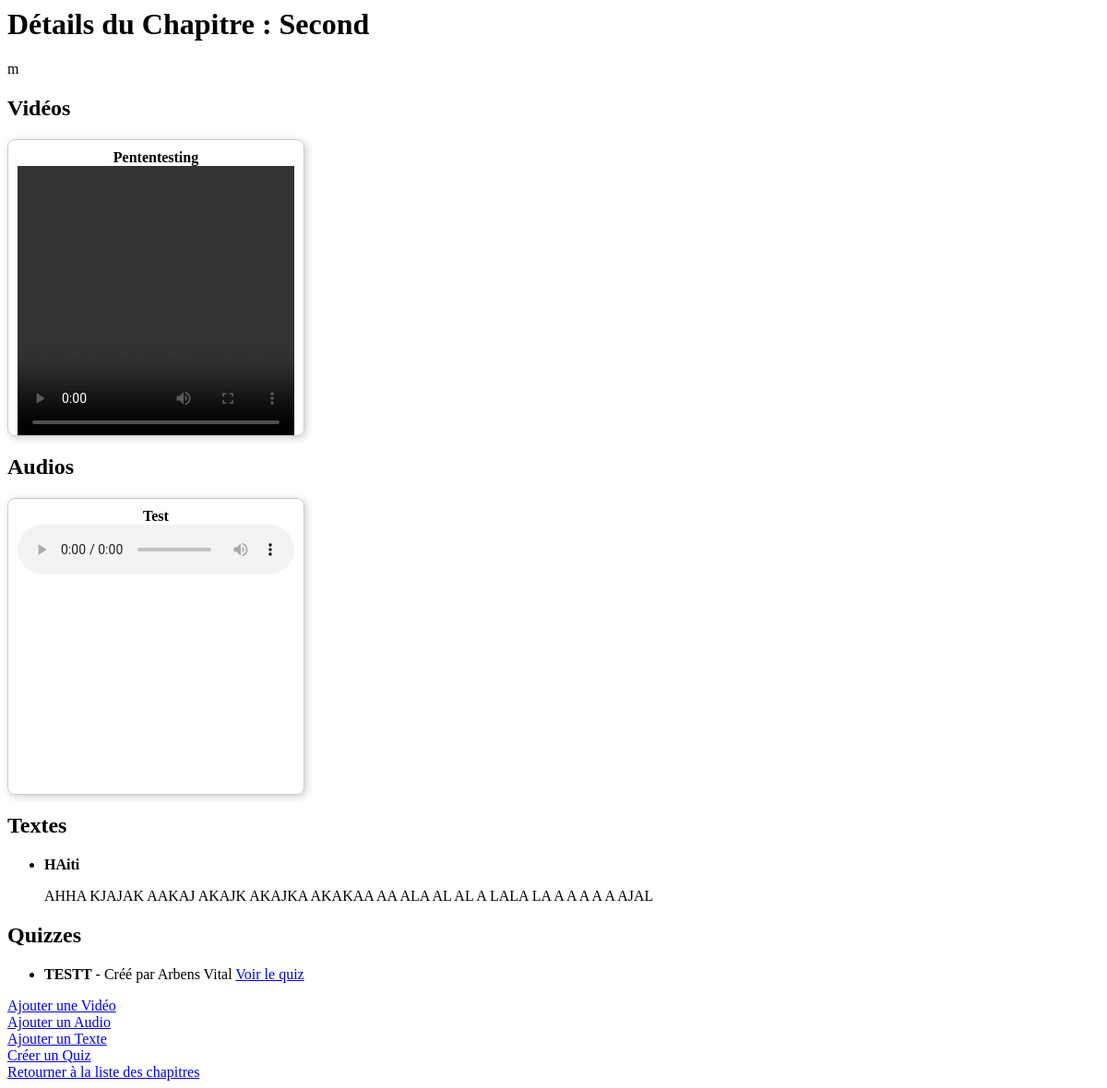
Screenshot of /chapitre/3/ (signed in) with the database file from the repository.
### utilisateurs/models.py (models this page shows, shortened)
class Chapitre(models.Model):
    cours = models.ForeignKey(Course, on_delete=models.CASCADE)
    nom_chapitre = models.CharField(max_length=255)
    description = models.CharField(max_length=255)

class Video(models.Model):
    chapitre = models.ForeignKey(Chapitre, on_delete=models.CASCADE)
    titre = models.CharField(max_length=500)
    contenu = models.FileField(upload_to='videos/')
    date_added = models.DateTimeField(auto_now_add=True)

class Audio(models.Model):
    chapitre = models.ForeignKey(Chapitre, on_delete=models.CASCADE)
    titre = models.CharField(max_length=500)
    contenu = models.FileField(upload_to='audios/')
    date_added = models.DateTimeField(auto_now_add=True)

class Texte(models.Model):
    chapitre = models.ForeignKey(Chapitre, on_delete=models.CASCADE)
    titre = models.CharField(max_length=500)
    contenu = models.TextField()
    date_added = models.DateTimeField(auto_now_add=True)

class Quiz(models.Model):
    chapitre = models.ForeignKey(Chapitre, on_delete=models.CASCADE)
    title = models.CharField(max_length=200)
    teacher = models.ForeignKey(Enseignant, on_delete=models.CASCADE)
    created_at = models.DateTimeField(auto_now_add=True)

class Enseignant(models.Model):
    user = models.OneToOneField(User, on_delete=models.CASCADE, related_name='enseignant')
    bio = models.TextField(blank=True)

class User(AbstractBaseUser, PermissionsMixin):
    email = models.EmailField(unique=True)
    prenom = models.CharField(max_length=100)
    nom = models.CharField(max_length=100)
    numero = models.CharField(max_length=15, blank=True)
    is_active = models.BooleanField(default=True)
    is_staff = models.BooleanField(default=False)
    objects = UserManager()
    USERNAME_FIELD = 'email'  # L'email est utilisé comme champ d'authentification principal
    REQUIRED_FIELDS = ['prenom', 'nom']  # Pas besoin de username
    groups = models.ManyToManyField(Group, related_name='utilisateur_groups', blank=True)
    user_permissions = models.ManyToManyField(Permission, related_name='utilisateur_permissions', blank=True)

### utilisateurs/views.py (the view)
# urls.py: path('chapitre/<int:chapitre_id>/', utilisateurs_views.chapitre_detail, name='chapitre_detail'),
@login_required
def chapitre_detail(request, chapitre_id):
    chapitre = get_object_or_404(Chapitre, id=chapitre_id)
    videos = Video.objects.filter(chapitre=chapitre)
    audios = Audio.objects.filter(chapitre=chapitre)
    textes = Texte.objects.filter(chapitre=chapitre)
    quizzes = Quiz.objects.filter(chapitre=chapitre)
    context = {
        'chapitre': chapitre,
        'videos': videos,
        'audios': audios,
        'textes': textes,
        'quizzes': quizzes,
    }
    return render(request, 'Enseignant/chapitre_detail.html', context)

### utilisateurs/templates/Enseignant/chapitre_detail.html (shortened to what this page needs)
<h1>Détails du Chapitre : {{ chapitre.nom_chapitre }}</h1>
<p>{{ chapitre.description }}</p>
<h2>Vidéos</h2>
<div class="media-container">
    {% for video in videos %}
        <div class="media-box">
            <strong>{{ video.titre }}</strong>
            <video width="300" height="300" controls>
                <source src="{{ video.contenu.url }}" type="video/mp4">
            </video>
        </div>
    {% empty %}
        <p>Aucune vidéo disponible pour ce chapitre.</p>
    {% endfor %}
</div>
<h2>Audios</h2>
<div class="media-container">
    {% for audio in audios %}
        <div class="media-box">
            <strong>{{ audio.titre }}</strong>
            <audio controls>
                <source src="{{ audio.contenu.url }}" type="audio/mpeg">
            </audio>
        </div>
    {% empty %}
        <p>Aucun audio disponible pour ce chapitre.</p>
    {% endfor %}
</div>
<h2>Textes</h2>
<ul>
    {% for texte in textes %}
        <li>
            <strong>{{ texte.titre }}</strong>
            <p>{{ texte.contenu }}</p>
        </li>
    {% empty %}
        <li>Aucun texte disponible.</li>
    {% endfor %}
</ul>
<h2>Quizzes</h2>
<ul>
    {% for quiz in quizzes %}
        <li>
            <strong>{{ quiz.title }}</strong> - Créé par {{ quiz.teacher.user.prenom }} {{ quiz.teacher.user.nom }}
            <a href="{% url 'quiz_detail' quiz.id %}">Voir le quiz</a>
        </li>
    {% empty %}
        <li>Aucun quiz disponible.</li>
    {% endfor %}
</ul>
<a href="{% url 'create_video' chapitre.id %}">Ajouter une Vidéo</a> <br>
<a href="{% url 'create_audio' chapitre.id %}">Ajouter un Audio</a> <br>
<a href="{% url 'create_texte' chapitre.id %}">Ajouter un Texte</a> <br>
<a href="{% url 'create_quiz' chapitre.id %}">Créer un Quiz</a> <br>
<a href="{% url 'chapter_list' chapitre.cours.id %}">Retourner à la liste des chapitres</a>

### utilisateurs/templates/Enseignant/chapitre_detail.html (style rules this page uses)
.media-container { display: flex; flex-wrap: wrap; gap: 20px; }
.media-box { width: 300px; height: 300px; border: 1px solid #ccc; border-radius: 8px; padding: 10px; box-shadow: 2px 2px 8px rgba(0, 0, 0, 0.2); text-align: center; overflow: hidden; }
video, audio { max-width: 100%; max-height: 100%; }

### rows the page displays
Chapitre: nom_chapitre "Second", description "m"
Video: titre "Pententesting"
Audio: titre "Test"
Texte: titre "HAiti", contenu "AHHA KJAJAK AAKAJ AKAJK AKAJKA AKAKAA AA ALA AL AL A LALA LA A A A A A AJAL"
Quiz: title "TESTT", teacher.user.prenom "Arbens", teacher.user.nom "Vital"
